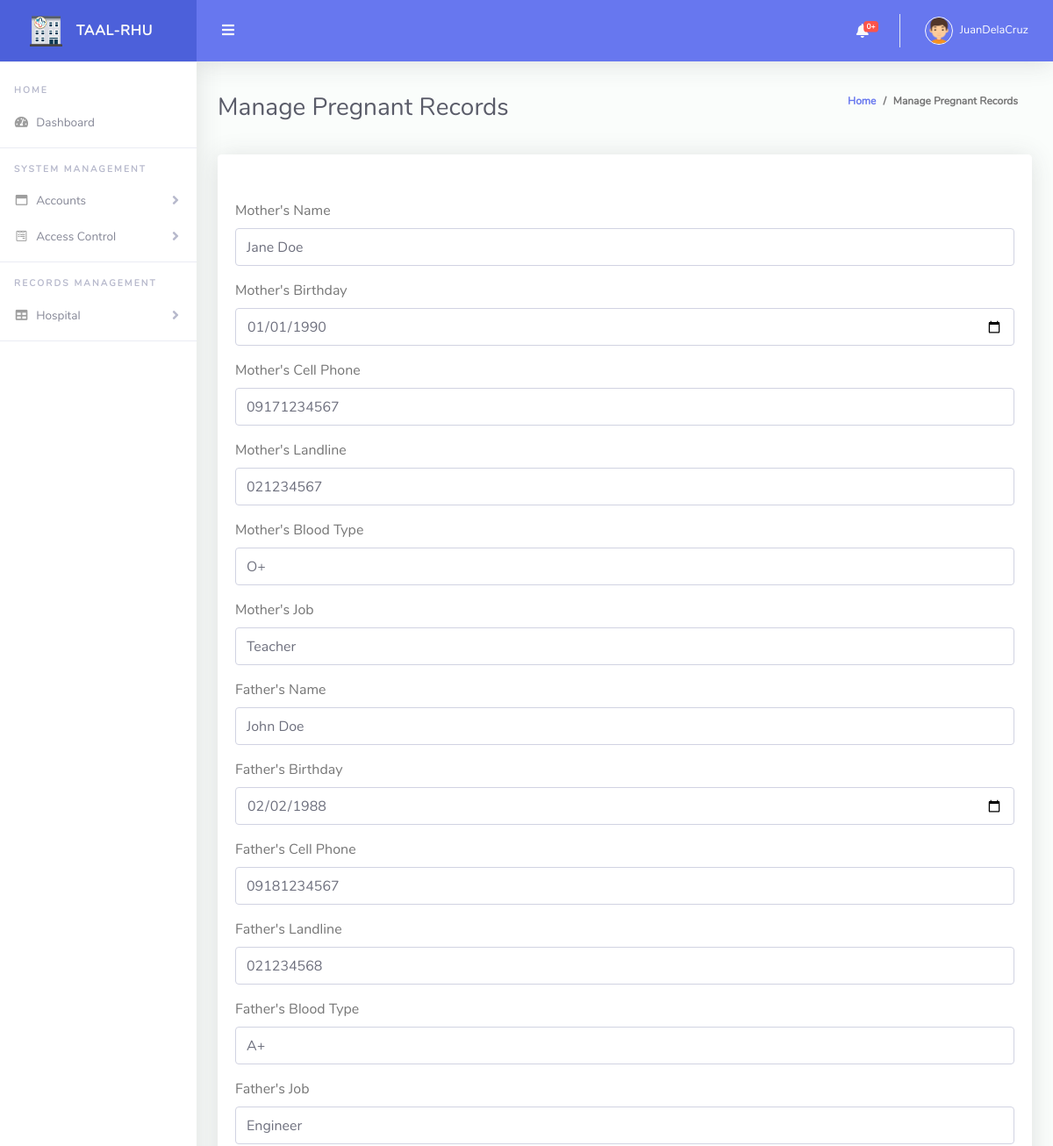
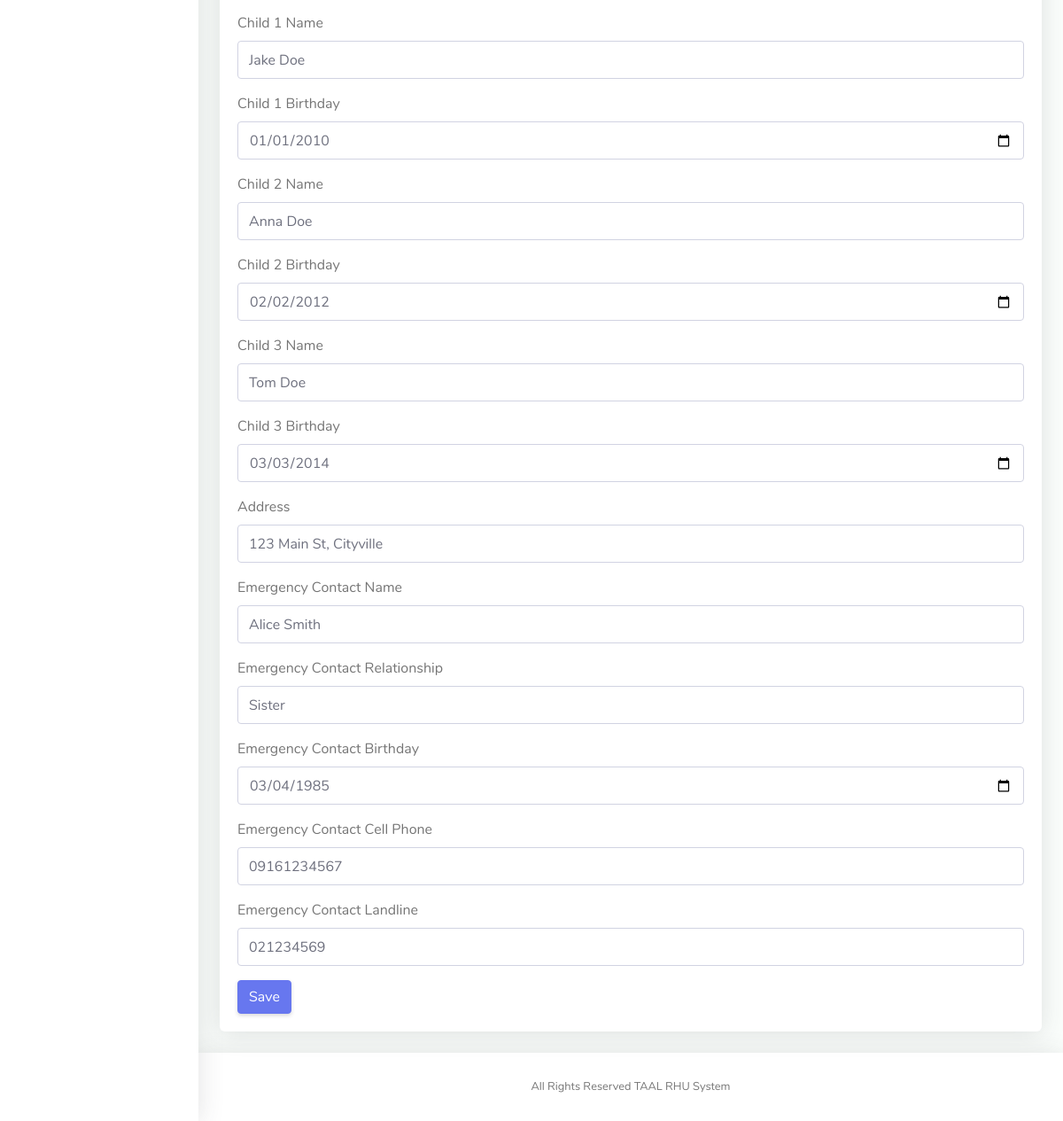
Page /admin/manage_pregnant.php?pregnantid=1 (signed in) on the committed database (2 pictures, top to bottom).
### tables this page shows
CREATE TABLE `pregnants` (
  `id` int(11) NOT NULL,
  `mother_name` varchar(100) DEFAULT NULL,
  `mother_birthday` date DEFAULT NULL,
  `mother_cell_phone` varchar(20) DEFAULT NULL,
  `mother_landline` varchar(20) DEFAULT NULL,
  `mother_blood_type` varchar(5) DEFAULT NULL,
  `mother_job` varchar(100) DEFAULT NULL,
  `father_name` varchar(100) DEFAULT NULL,
  `father_birthday` date DEFAULT NULL,
  `father_cell_phone` varchar(20) DEFAULT NULL,
  `father_landline` varchar(20) DEFAULT NULL,
  `father_blood_type` varchar(5) DEFAULT NULL,
  `father_job` varchar(100) DEFAULT NULL,
  `child1_name` varchar(100) DEFAULT NULL,
  `child1_birthday` date DEFAULT NULL,
  `child2_name` varchar(100) DEFAULT NULL,
  `child2_birthday` date DEFAULT NULL,
  `child3_name` varchar(100) DEFAULT NULL,
  `child3_birthday` date DEFAULT NULL,
  `address` varchar(255) DEFAULT NULL,
  `emergency_contact_name` varchar(100) DEFAULT NULL,
  `emergency_contact_relationship` varchar(50) DEFAULT NULL,
  `emergency_contact_birthday` date DEFAULT NULL,
  `emergency_contact_cell_phone` varchar(20) DEFAULT NULL,
  `emergency_contact_landline` varchar(20) DEFAULT NULL
);

### admin/manage_pregnant.php (the view, shortened to what this page needs)
<!DOCTYPE html>
<?php include("../model/conn.php"); ?>
<html lang="en">
<head>
  <link href="vendor/fontawesome-free/css/all.min.css" rel="stylesheet" type="text/css">
  <link href="vendor/bootstrap/css/bootstrap.min.css" rel="stylesheet" type="text/css">
  <link href="css/ruang-admin.min.css" rel="stylesheet">
</head>
<body id="page-top">
  <div id="wrapper">
    <?php include("./nav.php");
$pregnant_id = isset($_GET['pregnantid']) ? $_GET['pregnantid'] : '';
$mother_name = $mother_birthday = $mother_cell_phone = $mother_landline = $mother_blood_type = $mother_job = $father_name = $father_birthday = $father_cell_phone = $father_landline = $father_blood_type = $father_job = $child1_name = $child1_birthday = $child2_name = $child2_birthday = $child3_name = $child3_birthday = $address = $emergency_contact_name = $emergency_contact_relationship = $emergency_contact_birthday = $emergency_contact_cell_phone = $emergency_contact_landline = '';
if ($pregnant_id) {
    $stmt = $conn->prepare("SELECT * FROM pregnants WHERE id = ?");
    $stmt->bind_param("i", $pregnant_id);
    $stmt->execute();
    $result = $stmt->get_result();
    if ($row = $result->fetch_assoc()) {
        extract($row);
    }
}
?>
        <div class="container-fluid" id="container-wrapper">
          <div class="d-sm-flex align-items-center justify-content-between mb-4">
            <h1 class="h3 mb-0 text-gray-800">Manage Pregnant Records</h1>
            <ol class="breadcrumb">
              <li class="breadcrumb-item"><a href="./">Home</a></li>
              <li class="breadcrumb-item" aria-current="page">Manage Pregnant Records</li>
            </ol>
          </div>
          <div class="row">
            <div class="col-lg-12">
              <div class="card mb-4">
                <div class="card-header py-3 d-flex flex-row align-items-center justify-content-between">
                </div>
                <div class="card-body">
                  <form method="post">
                    <div class="form-group">
                      <label for="mother_name">Mother's Name</label>
                      <input type="text" class="form-control" id="mother_name" name="mother_name" value="<?php echo $mother_name; ?>" required>
                    </div>
                    <div class="form-group">
                      <label for="mother_birthday">Mother's Birthday</label>
                      <input type="date" class="form-control" id="mother_birthday" name="mother_birthday" value="<?php echo $mother_birthday; ?>" required>
                    </div>
                    <div class="form-group">
                      <label for="mother_cell_phone">Mother's Cell Phone</label>
                      <input type="text" class="form-control" id="mother_cell_phone" name="mother_cell_phone" value="<?php echo $mother_cell_phone; ?>">
                    </div>
                    <div class="form-group">
                      <label for="mother_landline">Mother's Landline</label>
                      <input type="text" class="form-control" id="mother_landline" name="mother_landline" value="<?php echo $mother_landline; ?>">
                    </div>
                    <div class="form-group">
                      <label for="mother_blood_type">Mother's Blood Type</label>
                      <input type="text" class="form-control" id="mother_blood_type" name="mother_blood_type" value="<?php echo $mother_blood_type; ?>">
                    </div>
                    <div class="form-group">
                      <label for="mother_job">Mother's Job</label>
                      <input type="text" class="form-control" id="mother_job" name="mother_job" value="<?php echo $mother_job; ?>">
                    </div>
                    <div class="form-group">
                      <label for="father_name">Father's Name</label>
                      <input type="text" class="form-control" id="father_name" name="father_name" value="<?php echo $father_name; ?>">
                    </div>
                    <div class="form-group">
                      <label for="father_birthday">Father's Birthday</label>
                      <input type="date" class="form-control" id="father_birthday" name="father_birthday" value="<?php echo $father_birthday; ?>">
                    </div>
                    <div class="form-group">
                      <label for="father_cell_phone">Father's Cell Phone</label>
                      <input type="text" class="form-control" id="father_cell_phone" name="father_cell_phone" value="<?php echo $father_cell_phone; ?>">
                    </div>
                    <div class="form-group">
                      <label for="father_landline">Father's Landline</label>
                      <input type="text" class="form-control" id="father_landline" name="father_landline" value="<?php echo $father_landline; ?>">
                    </div>
                    <div class="form-group">
                      <label for="father_blood_type">Father's Blood Type</label>
                      <input type="text" class="form-control" id="father_blood_type" name="father_blood_type" value="<?php echo $father_blood_type; ?>">
                    </div>
                    <div class="form-group">
                      <label for="father_job">Father's Job</label>
                      <input type="text" class="form-control" id="father_job" name="father_job" value="<?php echo $father_job; ?>">
                    </div>
                    <div class="form-group">
                      <label for="child1_name">Child 1 Name</label>
                      <input type="text" class="form-control" id="child1_name" name="child1_name" value="<?php echo $child1_name; ?>">
                    </div>
                    <div class="form-group">
                      <label for="child1_birthday">Child 1 Birthday</label>
                      <input type="date" class="form-control" id="child1_birthday" name="child1_birthday" value="<?php echo $child1_birthday; ?>">
                    </div>
                    <div class="form-group">
                      <label for="child2_name">Child 2 Name</label>
                      <input type="text" class="form-control" id="child2_name" name="child2_name" value="<?php echo $child2_name; ?>">
                    </div>
                    <div class="form-group">
                      <label for="child2_birthday">Child 2 Birthday</label>
                      <input type="date" class="form-control" id="child2_birthday" name="child2_birthday" value="<?php echo $child2_birthday; ?>">
                    </div>
                    <div class="form-group">
                      <label for="child3_name">Child 3 Name</label>
                      <input type="text" class="form-control" id="child3_name" name="child3_name" value="<?php echo $child3_name; ?>">
                    </div>
                    <div class="form-group">
                      <label for="child3_birthday">Child 3 Birthday</label>
                      <input type="date" class="form-control" id="child3_birthday" name="child3_birthday" value="<?php echo $child3_birthday; ?>">
                    </div>
                    <div class="form-group">
                      <label for="address">Address</label>
                      <input type="text" class="form-control" id="address" name="address" value="<?php echo $address; ?>">
                    </div>
                    <div class="form-group">
                      <label for="emergency_contact_name">Emergency Contact Name</label>
                      <input type="text" class="form-control" id="emergency_contact_name" name="emergency_contact_name" value="<?php echo $emergency_contact_name; ?>">
                    </div>
                    <div class="form-group">
                      <label for="emergency_contact_relationship">Emergency Contact Relationship</label>
                      <input type="text" class="form-control" id="emergency_contact_relationship" name="emergency_contact_relationship" value="<?php echo $emergency_contact_relationship; ?>">
                    </div>
                    <div class="form-group">
                      <label for="emergency_contact_birthday">Emergency Contact Birthday</label>
                      <input type="date" class="form-control" id="emergency_contact_birthday" name="emergency_contact_birthday" value="<?php echo $emergency_contact_birthday; ?>">
                    </div>
                    <div class="form-group">
                      <label for="emergency_contact_cell_phone">Emergency Contact Cell Phone</label>
                      <input type="text" class="form-control" id="emergency_contact_cell_phone" name="emergency_contact_cell_phone" value="<?php echo $emergency_contact_cell_phone; ?>">
                    </div>
                    <div class="form-group">
                      <label for="emergency_contact_landline">Emergency Contact Landline</label>
                      <input type="text" class="form-control" id="emergency_contact_landline" name="emergency_contact_landline" value="<?php echo $emergency_contact_landline; ?>">
                    </div>
                    <button type="submit" class="btn btn-primary">Save</button>
                  </form>
                </div>
              </div>
            </div>
          </div>
        </div>
      </div>
      <?php include("./footer.php"); ?>
    </div>
  </div>
</body>
</html>

### rows in the picture
pregnants: mother_name "Jane Doe", mother_birthday "01/01/1990", mother_cell_phone "09171234567", mother_landline "021234567", mother_blood_type "O+", mother_job "Teacher", father_name "John Doe", father_birthday "02/02/1988", father_cell_phone "09181234567", father_landline "021234568", father_blood_type "A+", father_job "Engineer", child1_name "Jake Doe", child1_birthday "01/01/2010", child2_name "Anna Doe", child2_birthday "02/02/2012", child3_name "Tom Doe", child3_birthday "03/03/2014", address "123 Main St, Cityville", emergency_contact_name "Alice Smith", emergency_contact_relationship "Sister", emergency_contact_birthday "03/04/1985", emergency_contact_cell_phone "09161234567", emergency_contact_landline "021234569"

### other values in the picture
$row['count'] "0"
$_SESSION['username'] "JuanDelaCruz"
